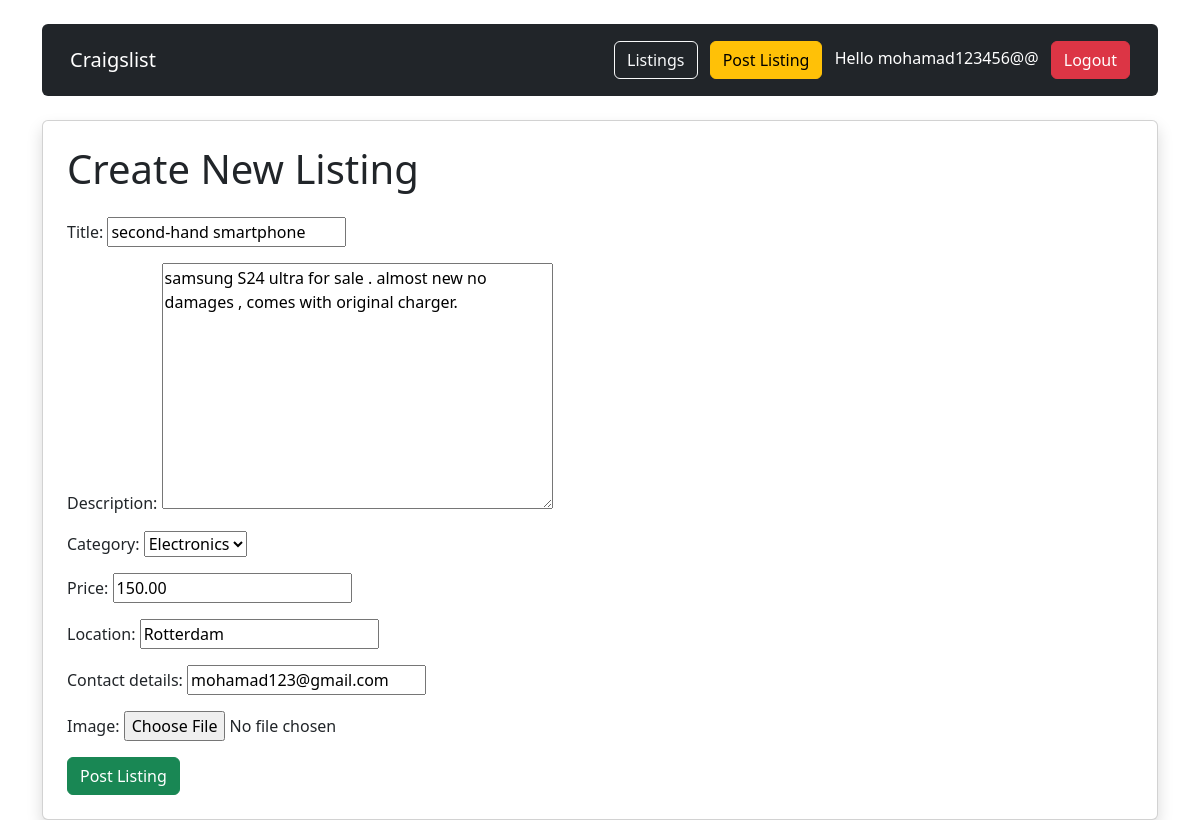
The app's page /edit/1/ (signed in) with its own data.
### listings/models.py (models this page shows, shortened)
class Listing(models.Model):
    title = models.CharField(max_length=255)
    description = models.TextField()
    category = models.CharField(
        max_length=100,
        choices=CATEGORY_CHOICES
    )
    price = models.DecimalField(
        max_digits=10,
        decimal_places=2
    )
    location = models.CharField(max_length=255)
    contact_details = models.CharField(max_length=255)
    image = models.ImageField(
        upload_to='listing_images/',
        blank=True,
        null=True
    )
    created_by = models.ForeignKey(
        User,
        on_delete=models.CASCADE
    )
    created_at = models.DateTimeField(
        auto_now_add=True
    )

### listings/views.py (the view)
@login_required
def edit_listing(request, id):
    listing = get_object_or_404(
        Listing,
        id=id,
        created_by=request.user
    )
    if request.method == 'POST':
        form = ListingForm(
            request.POST,
            request.FILES,
            instance=listing
        )
        if form.is_valid():
            form.save()
            return redirect(
                'listing_detail',
                id=listing.id
            )
    else:
        form = ListingForm(instance=listing)
    context = {
        'form': form
    }
    return render(
        request,
        'listings/new_listing.html',
        context
    )

### listings/forms.py (shortened to what this page needs)
class ListingForm(forms.ModelForm):
    class Meta:
        model = Listing
        fields = [
            'title',
            'description',
            'category',
            'price',
            'location',
            'contact_details',
            'image'
        ]

### listings/templates/listings/new_listing.html (shortened to what this page needs)
{% extends 'listings/base.html' %}
{% block content %}
<div class="card shadow p-4">
    <h1 class="mb-4">
        Create New Listing
    </h1>
    <form
    method="POST"
    enctype="multipart/form-data"
    novalidate>
        {{ form.as_p }}
        <button
        class="btn btn-success"
        type="submit">
            Post Listing
        </button>
    </form>
</div>
{% endblock %}

### listings/templates/listings/base.html (shortened to what this page needs)
<!DOCTYPE html>
<html>
<head>
    <link
    href="https://cdn.jsdelivr.net/npm/bootstrap@5.3.0/dist/css/bootstrap.min.css"
    rel="stylesheet">
</head>
<body class="container mt-4">
<nav class="navbar navbar-expand-lg navbar-dark bg-dark rounded p-3 mb-4">
    <div class="container-fluid">
        <a
        class="navbar-brand"
        href="{% url 'all_listings' %}">
            Craigslist
        </a>
        <div>
            <a
            class="btn btn-outline-light me-2"
            href="{% url 'all_listings' %}">
                Listings
            </a>
            <a
            class="btn btn-warning me-2"
            href="{% url 'new_listing' %}">
                Post Listing
            </a>
            {% if user.is_authenticated %}
                <span class="text-white me-2">
                    Hello {{ user.username }}
                </span>
                <a
                class="btn btn-danger"
                href="{% url 'logout' %}">
                    Logout
                </a>
            {% endif %}
        </div>
    </div>
</nav>
{% block content %}
{% endblock %}
</body>
</html>

### records on screen
Listing: title "second-hand smartphone", description "samsung S24 ultra for sale . almost new no damages , comes with original charger.", category "Electronics", price "150.00", location "Rotterdam", contact_details "mohamad123@gmail.com"

### other values on screen
{{ user.username }} "mohamad123456@@"
